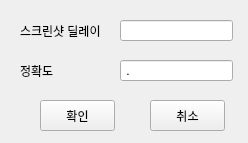
<?xml version="1.0" encoding="UTF-8"?>
<ui version="4.0">
 <class>Form</class>
 <widget class="QWidget" name="Form">
  <property name="geometry">
   <rect>
    <x>0</x>
    <y>0</y>
    <width>248</width>
    <height>143</height>
   </rect>
  </property>
  <property name="sizePolicy">
   <sizepolicy hsizetype="Preferred" vsizetype="Preferred">
    <horstretch>1</horstretch>
    <verstretch>1</verstretch>
   </sizepolicy>
  </property>
  <property name="minimumSize">
   <size>
    <width>248</width>
    <height>143</height>
   </size>
  </property>
  <property name="maximumSize">
   <size>
    <width>248</width>
    <height>143</height>
   </size>
  </property>
  <property name="windowTitle">
   <string>Form</string>
  </property>
  <widget class="QPushButton" name="Btn_OK">
   <property name="geometry">
    <rect>
     <x>40</x>
     <y>100</y>
     <width>75</width>
     <height>31</height>
    </rect>
   </property>
   <property name="text">
    <string>확인</string>
   </property>
  </widget>
  <widget class="QPushButton" name="Btn_Cancel">
   <property name="geometry">
    <rect>
     <x>150</x>
     <y>100</y>
     <width>75</width>
     <height>31</height>
    </rect>
   </property>
   <property name="text">
    <string>취소</string>
   </property>
  </widget>
  <widget class="QLineEdit" name="LE_ScDelay">
   <property name="geometry">
    <rect>
     <x>120</x>
     <y>20</y>
     <width>113</width>
     <height>21</height>
    </rect>
   </property>
   <property name="maxLength">
    <number>5</number>
   </property>
  </widget>
  <widget class="QLabel" name="LB_ScDelay">
   <property name="geometry">
    <rect>
     <x>20</x>
     <y>20</y>
     <width>91</width>
     <height>21</height>
    </rect>
   </property>
   <property name="text">
    <string>스크린샷 딜레이</string>
   </property>
  </widget>
  <widget class="QLineEdit" name="LE_Accuracy">
   <property name="geometry">
    <rect>
     <x>120</x>
     <y>60</y>
     <width>113</width>
     <height>21</height>
    </rect>
   </property>
   <property name="inputMask">
    <string>0.00</string>
   </property>
   <property name="maxLength">
    <number>4</number>
   </property>
  </widget>
  <widget class="QLabel" name="LB_Accuracy">
   <property name="geometry">
    <rect>
     <x>20</x>
     <y>60</y>
     <width>91</width>
     <height>21</height>
    </rect>
   </property>
   <property name="text">
    <string>정확도</string>
   </property>
  </widget>
 </widget>
 <resources/>
 <connections/>
</ui>
